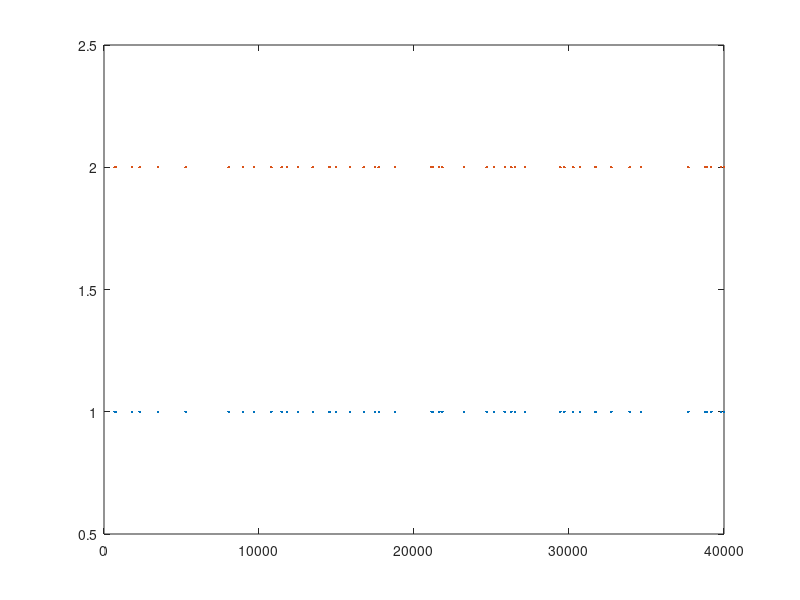

Reproduce this figure in MATLAB.
dt1 = 0.05/1000;
T = 2;
Nstep1 = round(T/dt1);

spiketrain1 = zeros(1,Nstep1);
Nspike = 50;

spikeindices = randi(length(spiketrain1), [1,Nspike]);
spiketrain1(spikeindices) = 1;

dt2 = 0.5/1000;
factor = round(dt2/dt1);
Nstep2= round(T/dt2);

spiketrain2 = nan(1,Nstep2);

for n = 1:Nstep2
    spiketrain2(n) = sum(spiketrain1((n-1)*factor+1:factor*n));
end

figure
plot(1:Nstep1, spiketrain1, '.')
hold all
plot(factor*(1:Nstep2)-factor/2, 2*spiketrain2, '.')
ylim([0.5 2.5])